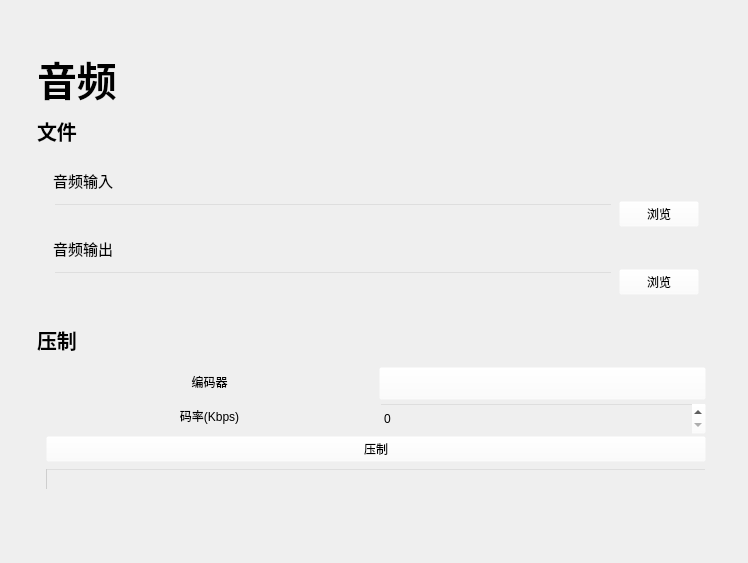
<?xml version="1.0" encoding="UTF-8"?>
<ui version="4.0">
 <class>Audio</class>
 <widget class="QWidget" name="Audio">
  <property name="geometry">
   <rect>
    <x>0</x>
    <y>0</y>
    <width>748</width>
    <height>563</height>
   </rect>
  </property>
  <property name="windowTitle">
   <string>Form</string>
  </property>
  <layout class="QGridLayout" name="gridLayout_6">
   <item row="0" column="0">
    <layout class="QGridLayout" name="AudioBox">
     <property name="leftMargin">
      <number>26</number>
     </property>
     <property name="topMargin">
      <number>45</number>
     </property>
     <property name="rightMargin">
      <number>26</number>
     </property>
     <property name="bottomMargin">
      <number>26</number>
     </property>
     <property name="spacing">
      <number>16</number>
     </property>
     <item row="0" column="0">
      <widget class="LargeTitleLabel" name="AudioTitile">
       <property name="maximumSize">
        <size>
         <width>16777215</width>
         <height>45</height>
        </size>
       </property>
       <property name="font">
        <font>
         <family>微软雅黑</family>
         <pointsize>30</pointsize>
         <weight>75</weight>
         <bold>true</bold>
         <kerning>true</kerning>
        </font>
       </property>
       <property name="text">
        <string>音频</string>
       </property>
      </widget>
     </item>
     <item row="1" column="0">
      <widget class="SmoothScrollArea" name="SmoothScrollArea">
       <property name="styleSheet">
        <string notr="true">background-color: rgba(255, 255, 255, 0);</string>
       </property>
       <property name="frameShape">
        <enum>QFrame::NoFrame</enum>
       </property>
       <property name="widgetResizable">
        <bool>true</bool>
       </property>
       <widget class="QWidget" name="scrollAreaWidgetContents">
        <property name="geometry">
         <rect>
          <x>0</x>
          <y>0</y>
          <width>678</width>
          <height>413</height>
         </rect>
        </property>
        <property name="minimumSize">
         <size>
          <width>670</width>
          <height>400</height>
         </size>
        </property>
        <property name="styleSheet">
         <string notr="true">background-color: rgba(255, 255, 255, 0);</string>
        </property>
        <widget class="QWidget" name="">
         <property name="geometry">
          <rect>
           <x>0</x>
           <y>210</y>
           <width>678</width>
           <height>172</height>
          </rect>
         </property>
         <layout class="QVBoxLayout" name="ProcessBox">
          <item>
           <widget class="SubtitleLabel" name="ProcessTitle">
            <property name="maximumSize">
             <size>
              <width>16777215</width>
              <height>25</height>
             </size>
            </property>
            <property name="font">
             <font>
              <family>微软雅黑</family>
              <pointsize>15</pointsize>
              <weight>75</weight>
              <bold>true</bold>
             </font>
            </property>
            <property name="text">
             <string>压制</string>
            </property>
           </widget>
          </item>
          <item>
           <widget class="SimpleCardWidget" name="OptionBox">
            <layout class="QGridLayout" name="gridLayout">
             <item row="0" column="0">
              <widget class="BodyLabel" name="EncoderLabel">
               <property name="text">
                <string>编码器</string>
               </property>
               <property name="alignment">
                <set>Qt::AlignCenter</set>
               </property>
              </widget>
             </item>
             <item row="0" column="1">
              <widget class="ComboBox" name="EncoderChioce">
               <property name="minimumSize">
                <size>
                 <width>200</width>
                 <height>33</height>
                </size>
               </property>
               <property name="text">
                <string/>
               </property>
              </widget>
             </item>
             <item row="1" column="0">
              <widget class="BodyLabel" name="BitrateLabel">
               <property name="text">
                <string>码率(Kbps)</string>
               </property>
               <property name="alignment">
                <set>Qt::AlignCenter</set>
               </property>
              </widget>
             </item>
             <item row="1" column="1">
              <widget class="CompactSpinBox" name="BitrateNum">
               <property name="minimumSize">
                <size>
                 <width>200</width>
                 <height>33</height>
                </size>
               </property>
               <property name="toolTip">
                <string>&lt;html&gt;&lt;head/&gt;&lt;body&gt;&lt;p&gt;只有ACC和MP3编码器支持自定义码率&lt;/p&gt;&lt;/body&gt;&lt;/html&gt;</string>
               </property>
               <property name="maximum">
                <number>999999</number>
               </property>
              </widget>
             </item>
             <item row="2" column="0" colspan="2">
              <widget class="PrimaryPushButton" name="ProcessButton">
               <property name="text">
                <string>压制</string>
               </property>
              </widget>
             </item>
             <item row="3" column="0" colspan="2">
              <widget class="IndeterminateProgressBar" name="ProgressBar"/>
             </item>
            </layout>
           </widget>
          </item>
         </layout>
        </widget>
        <widget class="QWidget" name="">
         <property name="geometry">
          <rect>
           <x>0</x>
           <y>1</y>
           <width>678</width>
           <height>193</height>
          </rect>
         </property>
         <layout class="QVBoxLayout" name="InnerAudioBox">
          <item>
           <widget class="SubtitleLabel" name="FileTitle">
            <property name="maximumSize">
             <size>
              <width>16777215</width>
              <height>25</height>
             </size>
            </property>
            <property name="font">
             <font>
              <family>微软雅黑</family>
              <pointsize>15</pointsize>
              <weight>75</weight>
              <bold>true</bold>
             </font>
            </property>
            <property name="text">
             <string>文件</string>
            </property>
           </widget>
          </item>
          <item>
           <widget class="SimpleCardWidget" name="FileBox">
            <layout class="QGridLayout" name="gridLayout_4">
             <property name="leftMargin">
              <number>16</number>
             </property>
             <property name="topMargin">
              <number>16</number>
             </property>
             <property name="rightMargin">
              <number>16</number>
             </property>
             <property name="bottomMargin">
              <number>16</number>
             </property>
             <item row="1" column="0">
              <layout class="QGridLayout" name="OutputBox">
               <item row="0" column="0">
                <widget class="BodyLabel" name="OutputLabel">
                 <property name="font">
                  <font>
                   <family>微软雅黑</family>
                   <pointsize>11</pointsize>
                   <weight>50</weight>
                   <bold>false</bold>
                  </font>
                 </property>
                 <property name="text">
                  <string>音频输出</string>
                 </property>
                </widget>
               </item>
               <item row="1" column="0">
                <widget class="LineEdit" name="OutputLine">
                 <property name="enabled">
                  <bool>true</bool>
                 </property>
                 <property name="clearButtonEnabled">
                  <bool>false</bool>
                 </property>
                </widget>
               </item>
               <item row="1" column="1">
                <widget class="PushButton" name="Outputbutton">
                 <property name="text">
                  <string>浏览</string>
                 </property>
                </widget>
               </item>
              </layout>
             </item>
             <item row="0" column="0">
              <layout class="QGridLayout" name="InputBox">
               <item row="0" column="0">
                <widget class="BodyLabel" name="inputLabel">
                 <property name="font">
                  <font>
                   <family>微软雅黑</family>
                   <pointsize>11</pointsize>
                   <weight>50</weight>
                   <bold>false</bold>
                  </font>
                 </property>
                 <property name="text">
                  <string>音频输入</string>
                 </property>
                </widget>
               </item>
               <item row="1" column="0">
                <widget class="LineEdit" name="InputLine">
                 <property name="enabled">
                  <bool>true</bool>
                 </property>
                 <property name="clearButtonEnabled">
                  <bool>false</bool>
                 </property>
                </widget>
               </item>
               <item row="1" column="1">
                <widget class="PushButton" name="InputButton">
                 <property name="text">
                  <string>浏览</string>
                 </property>
                </widget>
               </item>
              </layout>
             </item>
            </layout>
           </widget>
          </item>
         </layout>
        </widget>
       </widget>
      </widget>
     </item>
    </layout>
   </item>
  </layout>
 </widget>
 <customwidgets>
  <customwidget>
   <class>ComboBox</class>
   <extends>QPushButton</extends>
   <header>qfluentwidgets</header>
  </customwidget>
  <customwidget>
   <class>PushButton</class>
   <extends>QPushButton</extends>
   <header>qfluentwidgets</header>
  </customwidget>
  <customwidget>
   <class>PrimaryPushButton</class>
   <extends>PushButton</extends>
   <header>qfluentwidgets</header>
  </customwidget>
  <customwidget>
   <class>CardWidget</class>
   <extends>QFrame</extends>
   <header>qfluentwidgets</header>
   <container>1</container>
  </customwidget>
  <customwidget>
   <class>SimpleCardWidget</class>
   <extends>CardWidget</extends>
   <header>qfluentwidgets</header>
   <container>1</container>
  </customwidget>
  <customwidget>
   <class>SmoothScrollArea</class>
   <extends>QScrollArea</extends>
   <header>qfluentwidgets</header>
   <container>1</container>
  </customwidget>
  <customwidget>
   <class>BodyLabel</class>
   <extends>QLabel</extends>
   <header>qfluentwidgets</header>
  </customwidget>
  <customwidget>
   <class>SubtitleLabel</class>
   <extends>QLabel</extends>
   <header>qfluentwidgets</header>
  </customwidget>
  <customwidget>
   <class>LargeTitleLabel</class>
   <extends>QLabel</extends>
   <header>qfluentwidgets</header>
  </customwidget>
  <customwidget>
   <class>IndeterminateProgressBar</class>
   <extends>QProgressBar</extends>
   <header>qfluentwidgets</header>
  </customwidget>
  <customwidget>
   <class>LineEdit</class>
   <extends>QLineEdit</extends>
   <header>qfluentwidgets</header>
  </customwidget>
  <customwidget>
   <class>CompactSpinBox</class>
   <extends>QSpinBox</extends>
   <header>qfluentwidgets</header>
  </customwidget>
 </customwidgets>
 <resources/>
 <connections/>
</ui>
